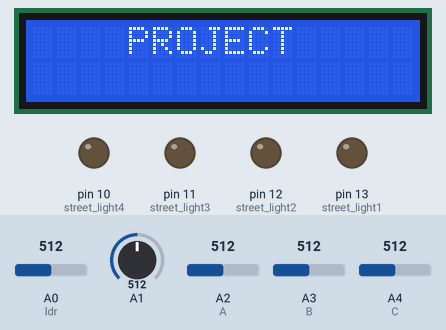
Recording of a sketch running on a simulated Arduino Uno, built with avr-gcc and run on an emulated ATmega328P. Parts: 16×2 character LCD, output pins drawn as LEDs (lit = HIGH). The inputs (shaded band) are chosen by the test bench; at power-on: A0 (ldr) = 512, A1 = 512, A2 (A) = 512, A3 (B) = 512, A4 (C) = 512.

Above: at 1.0 s.
At 3.7 s:
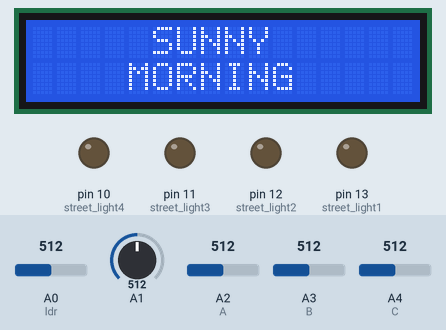
3.8 s: A0 (ldr) set to 22
6.8 s: A0 (ldr) set to 19
At 7.9 s:
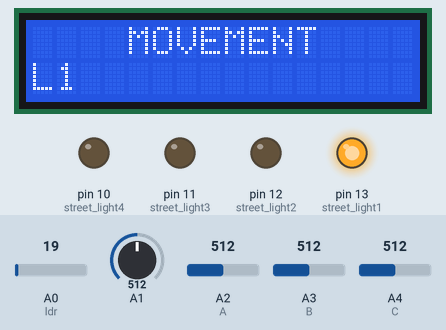
9.8 s: A0 (ldr) set to 122
At 10.6 s:
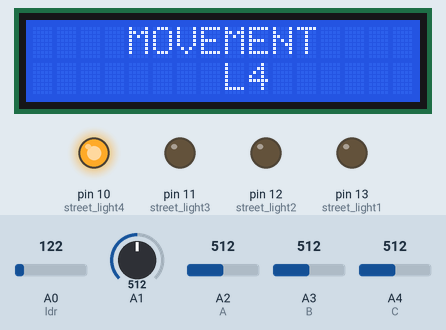
12.8 s: A0 (ldr) set to 10
At 12.86 s:
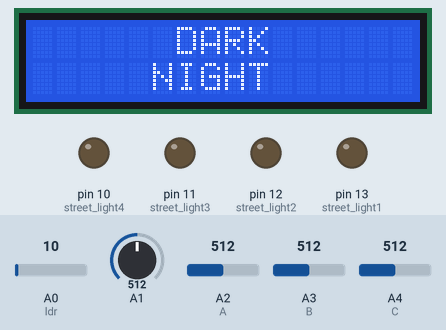
Timing chart, 0 to 16.8 s (numbered marks = the images above; inputs shaded):
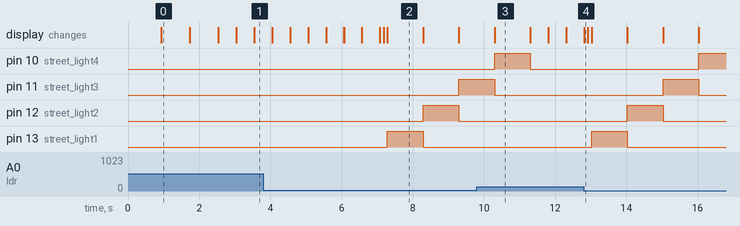

The sketch:

Smart_street_light_code_Arduino2.ino
```cpp
#include <LiquidCrystal.h>
LiquidCrystal lcd(7, 6, 5, 4, 3, 2);
const int street_light1=13,street_light2=12,street_light3=11,street_light4=10;
const int ldr=A0;
const int A=A2,B=A3,C=A4,D=A5;
String text;
void setup()
{
  Serial.begin(9600);
  lcd.begin(16, 2);
  lcd.begin(16, 2);
  lcd.setCursor(3, 0);
  lcd.print("G  CHANDAN");
  lcd.setCursor(4, 1);
  lcd.print("PROJECTS");
  delay(800);
  lcd.clear();
  lcd.setCursor(4, 0);
  lcd.print("PROJECT");
  delay(800);
  lcd.clear();
  lcd.setCursor(5, 0);
  lcd.print("SMART");
  lcd.setCursor(2, 1);
  lcd.print("STREET LIGHT");
  delay(800);
  lcd.clear();

  pinMode(street_light1, OUTPUT);
  pinMode(street_light2, OUTPUT);
  pinMode(street_light3, OUTPUT);
  pinMode(street_light4, OUTPUT);
  pinMode(A, INPUT);
  pinMode(B, INPUT);
  pinMode(C, INPUT);
  pinMode(D, INPUT);
  pinMode(ldr, INPUT);
}

void loop()
{
 if (analogRead(ldr)>20)
   day();
 else
   night();
}

void day()
{
  digitalWrite(street_light1, LOW);
  digitalWrite(street_light2, LOW);
  digitalWrite(street_light3, LOW);
  digitalWrite(street_light4, LOW);
  lcd.setCursor(5,0);
  lcd.print("SUNNY");
  lcd.setCursor(4,1);
  lcd.print("MORNING");
  delay(500);
  lcd.clear();
}

void night()
{
  digitalWrite(street_light1, LOW);
  digitalWrite(street_light2, LOW);
  digitalWrite(street_light3, LOW);
  digitalWrite(street_light4, LOW);
  lcd.setCursor(6,0);
  lcd.print("DARK");
  lcd.setCursor(5,1);
  lcd.print("NIGHT");
  delay(100);
  lcd.clear();
  lcd.setCursor(2,0);
  lcd.print("NO MOVEMENT");
  lcd.setCursor(1,1);
  lcd.print("ALL LIGHTS OFF");
  delay(100);
  lcd.clear();


  if (((analogRead(A1))>150))
  {
   lcd.setCursor(4,0);
   lcd.print("MOVEMENT");
   lcd.setCursor(0,1);
   lcd.print("L1");
   digitalWrite(street_light1, HIGH);
   digitalWrite(street_light2, LOW);
   digitalWrite(street_light3, LOW);
   digitalWrite(street_light4, LOW);
    delay(1000);
   lcd.clear();
  }
  else
  { digitalWrite(street_light1, LOW);
  digitalWrite(street_light2, LOW);
  digitalWrite(street_light3, LOW);
  digitalWrite(street_light4, LOW);

   lcd.clear();
  }
  if (((analogRead(A2))>150))
  {
   lcd.setCursor(4,0);
   lcd.print("MOVEMENT");
   lcd.setCursor(3,1);
   lcd.print("L2");
   digitalWrite(street_light1, LOW);
   digitalWrite(street_light2, HIGH);
   digitalWrite(street_light3, LOW);
   digitalWrite(street_light4, LOW);
    delay(1000);
   lcd.clear();
  }
  else
  { digitalWrite(street_light1, LOW);
  digitalWrite(street_light2, LOW);
  digitalWrite(street_light3, LOW);
  digitalWrite(street_light4, LOW);
   lcd.clear();
  }
  if (((analogRead(A3))>150))
  {
   lcd.setCursor(4,0);
   lcd.print("MOVEMENT");
   lcd.setCursor(6,1);
   lcd.print("L3");
   digitalWrite(street_light1, LOW);
   digitalWrite(street_light2, LOW);
   digitalWrite(street_light3, HIGH);
   digitalWrite(street_light4, LOW);
    delay(1000);
   lcd.clear();
  }
  else
  { digitalWrite(street_light1, LOW);
  digitalWrite(street_light2, LOW);
  digitalWrite(street_light3, LOW);
  digitalWrite(street_light4, LOW);
   lcd.clear();
  }
  if (((analogRead(A4))>150))
  {
   lcd.setCursor(4,0);
   lcd.print("MOVEMENT");
   lcd.setCursor(8,1);
   lcd.print("L4");
   digitalWrite(street_light1, LOW);
   digitalWrite(street_light2, LOW);
   digitalWrite(street_light3, LOW);
   digitalWrite(street_light4, HIGH);
   delay(1000);
    lcd.clear();

  }
  else
  { digitalWrite(street_light1, LOW);
  digitalWrite(street_light2, LOW);
  digitalWrite(street_light3, LOW);
  digitalWrite(street_light4, LOW);
   lcd.clear();
  }
}
```

Measured:
- the behaviour switches between 21 and 20 on A0 (ldr) (found by bisection; images 1 and 2)
- after the input at 6.8 s, pin 11 (street_light3): LOW → HIGH after 2.5 s; pin 12 (street_light2): LOW → HIGH after 1.5 s, → LOW 1.0 s later; pin 13 (street_light1): LOW → HIGH after 0.49 s, → LOW 1.0 s later; the display: first differs from a run without the input after 0.28 s (image 2 shows a later state)
- after the input at 9.8 s, pin 12 (street_light2): stays LOW (without the input it goes to HIGH after 2.7 s); pin 13 (street_light1): stays LOW (without the input it goes to HIGH after 1.7 s)
- after the input at 12.8 s, pin 10 (street_light4): LOW → HIGH after 3.2 s; pin 11 (street_light3): LOW → HIGH after 2.2 s, → LOW 1.0 s later; pin 12 (street_light2): LOW → HIGH after 1.2 s, → LOW 1.0 s later; pin 13 (street_light1): LOW → HIGH after 0.22 s, → LOW 1.0 s later; the display: first differs from a run without the input at once (image 4)
- what the display in image 0 shows lasts 0.8 s, from 0.9 s to 1.7 s
- what the display in image 2 shows lasts 1.0 s, from 7.3 s to 8.3 s
